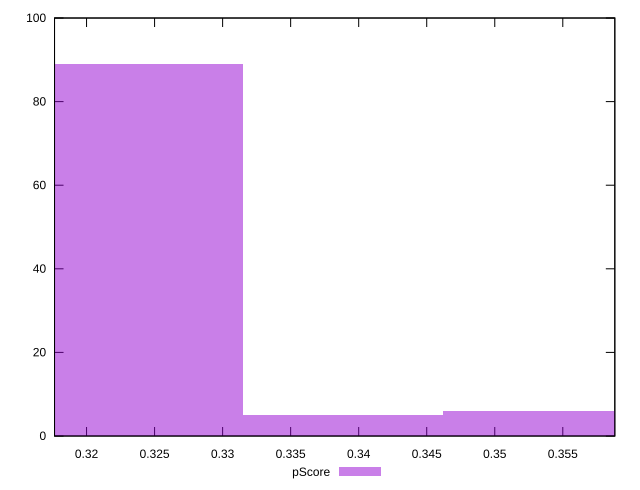

The gnuplot source for this figure:
reset

$pScore <<EOF
0.35359661987523855 6
0.32413023488563536 89
0.33886342738043695 5
EOF

set key outside below
set boxwidth 0.014733192494801607
set xrange [0.3176470588235294:0.3588235294117647]
set yrange [0:100]
set trange [0:100]
set style fill transparent solid 0.5 noborder
set terminal svg size 640, 490 enhanced background rgb 'white'
set output "report_00019_2021-02-10T18-14-37.922Z//unused-javascript/samples/pages+cached+noadtech+nomedia/pScore/histogram.svg"

plot $pScore title "pScore" with boxes

reset
